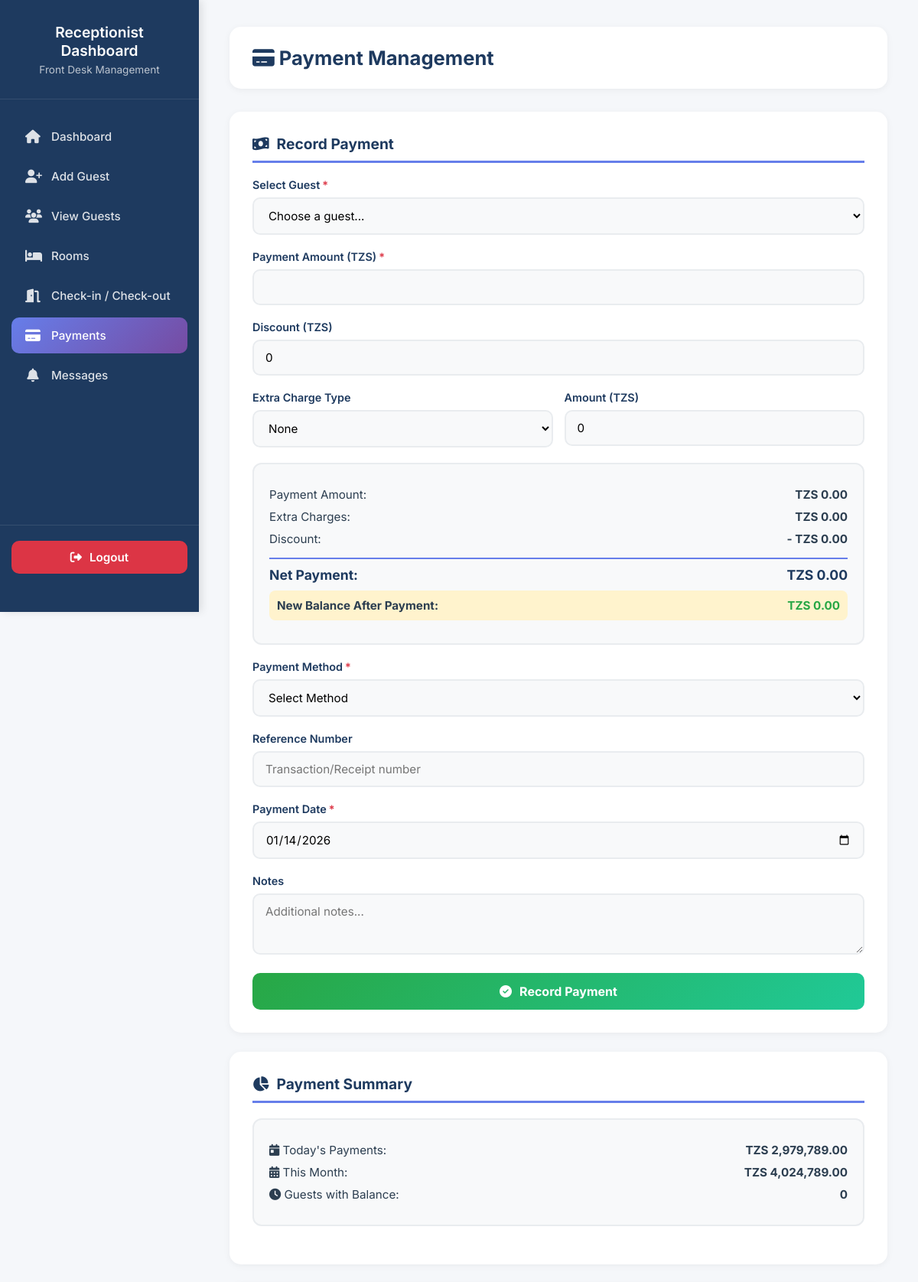
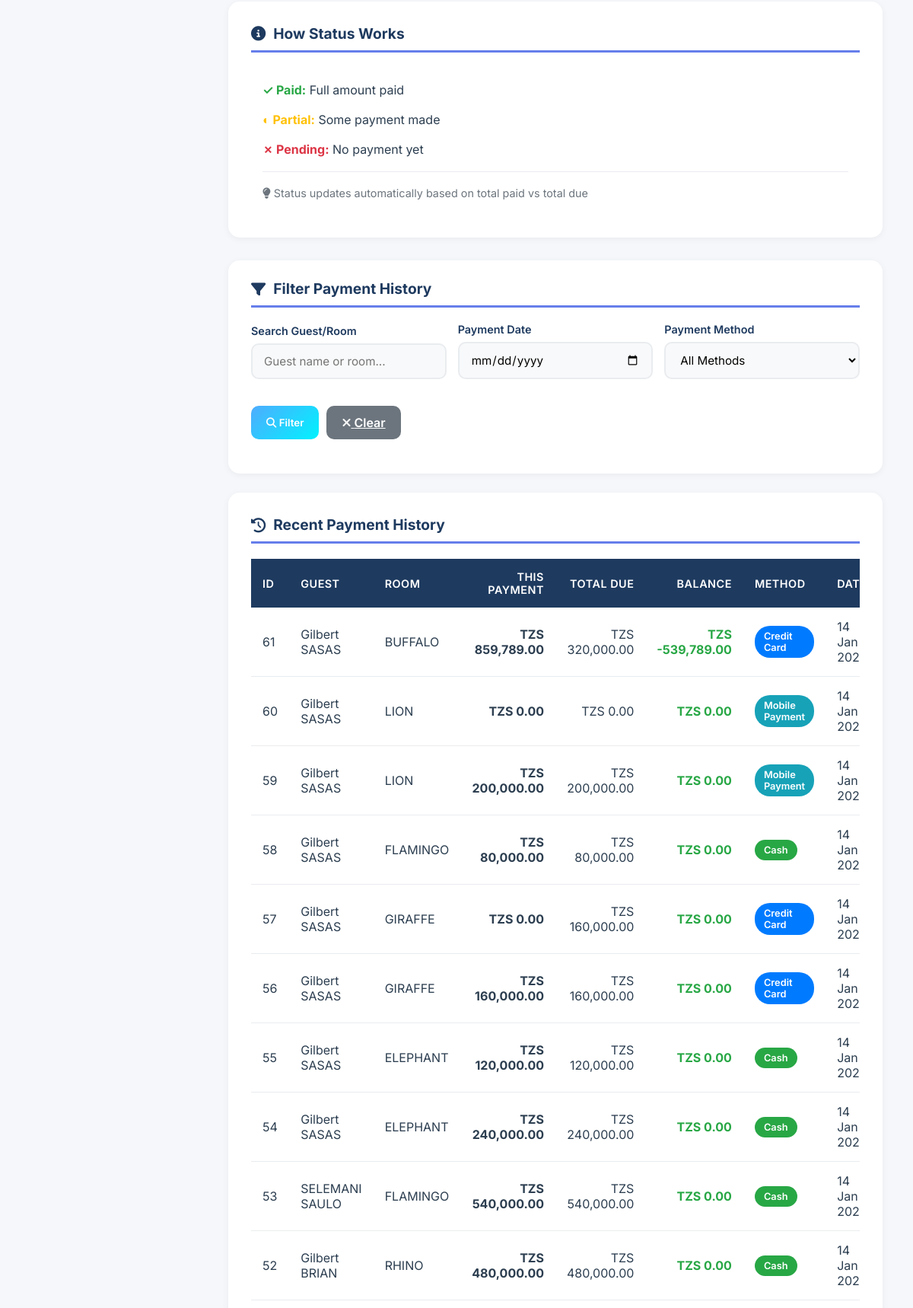
/payments.php (signed in, upper part), run on the app's committed database (2 pictures, top to bottom).
### tables this page shows
CREATE TABLE `payments` (
  `payment_id` int(11) NOT NULL,
  `guest_id` int(11) NOT NULL,
  `guest_name` varchar(255) DEFAULT NULL,
  `room_id` int(11) DEFAULT NULL,
  `room_name` varchar(100) DEFAULT NULL,
  `room_type` varchar(100) DEFAULT NULL,
  `amount` decimal(10,2) NOT NULL,
  `payment_method` varchar(50) NOT NULL COMMENT 'Cash, Credit Card, Mobile Payment',
  `payment_date` date NOT NULL,
  `checkin_date` datetime DEFAULT NULL,
  `checkout_date` datetime DEFAULT NULL,
  `reference_number` varchar(100) DEFAULT NULL COMMENT 'Transaction/Receipt number',
  `payment_status` text NOT NULL,
  `discount` decimal(10,2) DEFAULT 0.00,
  `extra_charges` decimal(10,2) DEFAULT 0.00,
  `notes` text DEFAULT NULL,
  `created_at` timestamp NOT NULL DEFAULT current_timestamp(),
  `updated_at` timestamp NOT NULL DEFAULT current_timestamp() ON UPDATE current_timestamp(),
  `status` varchar(20) NOT NULL DEFAULT 'Paid'
);

### payments.php (the view, shortened to what the rows shown need)
<?php
include 'db_connect.php';
        ?>
        <?php
$where_clauses = [];
$params = [];
$types = "";
$where_sql = count($where_clauses) > 0 ? "WHERE " . implode(" AND ", $where_clauses) : "";
$payment_history = [];
$history_query = "
    SELECT p.payment_id, p.guest_id,
           COALESCE(NULLIF(p.guest_name, ''), CONCAT(g.first_name, ' ', g.last_name)) as display_name,
           COALESCE(NULLIF(p.room_name, ''), g.room_name) as display_room,
           (p.amount + p.extra_charges - p.discount) AS net_amount,
           p.amount, p.payment_method, p.payment_date, p.status, p.reference_number, p.discount, p.extra_charges,
           g.room_rate, DATEDIFF(g.checkout_date, g.checkin_date) as nights
    FROM payments p
    LEFT JOIN guest g ON p.guest_id = g.guest_id
    $where_sql
    ORDER BY p.payment_date DESC, p.payment_id DESC LIMIT 50";
$result = false;
if ($types) {
    $stmt = $conn->prepare($history_query);
    if ($stmt) {
        $bind_params = array_merge([$types], $params);
        $ref_params = [];
        foreach ($bind_params as $key => $value) {
            $ref_params[$key] = &$bind_params[$key];
        }
        call_user_func_array([$stmt, 'bind_param'], $ref_params);
        $stmt->execute();
        $result = $stmt->get_result();
        $stmt->close();
    } else {
        $error = "Payment history query preparation failed: " . $conn->error;
    }
} else {
    $result = $conn->query($history_query);
}
if ($result) {
    while ($row = $result->fetch_assoc()) {
        if ($row['room_rate']) {
            $nights = max(1, $row['nights']);
            $row['total_due'] = $row['room_rate'] * $nights;
            $paid_query = $conn->prepare("SELECT SUM(amount + extra_charges - discount) as total_paid FROM payments WHERE guest_id = ?");
            $paid_query->bind_param("i", $row['guest_id']);
            $paid_query->execute();
            $paid_res = $paid_query->get_result()->fetch_assoc();
            $row['total_paid'] = $paid_res['total_paid'] ?? 0;
            $row['balance'] = $row['total_due'] - $row['total_paid'];
        } else {
            $row['total_due'] = $row['net_amount'];
            $row['total_paid'] = $row['net_amount'];
            $row['balance'] = 0;
        }
        $payment_history[] = $row;
    }
}
?>
<!DOCTYPE html>
<html lang="en">
<head>
<link href="https://cdnjs.cloudflare.com/ajax/libs/font-awesome/6.4.0/css/all.min.css" rel="stylesheet">
</head>
<body>
<div class="sidebar">
    <div class="sidebar-header">
        <h2>Receptionist Dashboard</h2>
    </div>
</div>
<div class="main-content">
    <div class="header">
        <h2><i class="fa-solid fa-credit-card"></i> Payment Management</h2>
    </div>
    <div class="table-card">
        <div class="table-responsive">
            <table>
                <thead>
                    <tr>
                        <th>ID</th>
                        <th>Guest</th>
                        <th>Room</th>
                        <th class="text-right">This Payment</th>
                        <th class="text-right">Total Due</th>
                        <th class="text-right">Balance</th>
                        <th>Method</th>
                        <th>Date</th>
                    </tr>
                </thead>
                <tbody>
                    <?php if (count($payment_history) > 0): ?>
                        <?php foreach ($payment_history as $payment):
                            $badge_method_class = strtolower(str_replace(' ', '-', $payment['payment_method']));
                        ?>
                            <tr>
                                <td><?= $payment['payment_id'] ?></td>
                                <td><?= htmlspecialchars($payment['display_name']) ?></td>
                                <td><?= htmlspecialchars($payment['display_room']) ?></td>
                                <td class="text-right">
                                    <strong>TZS <?= number_format($payment['net_amount'], 2) ?></strong>
                                </td>
                                <td class="text-right">
                                    TZS <?= number_format($payment['total_due'], 2) ?>
                                </td>
                                <td class="text-right">
                                    <strong style="color: <?= $payment['balance'] > 0 ? '#dc3545' : '#28a745' ?>">
                                        TZS <?= number_format($payment['balance'], 2) ?>
                                    </strong>
                                </td>
                                <td><span class="badge badge-<?= $badge_method_class ?>"><?= htmlspecialchars($payment['payment_method']) ?></span></td>
                                <td><?= date('d M Y', strtotime($payment['payment_date'])) ?></td>
                            </tr>
                        <?php endforeach; ?>
                    <?php else: ?>
                        <tr>
                            <td colspan="10" class="no-data">No payment history found based on the current filters.</td>
                        </tr>
                    <?php endif; ?>
                </tbody>
            </table>
        </div>
    </div>
</div>
</body>
</html>

### data on the page
payments: payment_id "61", display_name "Gilbert SASAS", display_room "BUFFALO", net_amount "859,789.00", total_due "320,000.00", balance "-539,789.00", payment_method "Credit Card", payment_date "14 Jan…"
payments: payment_id "60", display_name "Gilbert SASAS", display_room "LION", net_amount "0.00", total_due "0.00", balance "0.00", payment_method "Mobile Payment", payment_date "14 Jan…"
payments: payment_id "59", display_name "Gilbert SASAS", display_room "LION", net_amount "200,000.00", total_due "200,000.00", balance "0.00", payment_method "Mobile Payment", payment_date "14 Jan…"
payments: payment_id "58", display_name "Gilbert SASAS", display_room "FLAMINGO", net_amount "80,000.00", total_due "80,000.00", balance "0.00", payment_method "Cash", payment_date "14 Jan…"
payments: payment_id "56", display_name "Gilbert SASAS", display_room "GIRAFFE", net_amount "160,000.00", total_due "160,000.00", balance "0.00", payment_method "Credit Card", payment_date "14 Jan…"
payments: payment_id "55", display_name "Gilbert SASAS", display_room "ELEPHANT", net_amount "120,000.00", total_due "120,000.00", balance "0.00", payment_method "Cash", payment_date "14 Jan…"
payments: payment_id "54", display_name "Gilbert SASAS", display_room "ELEPHANT", net_amount "240,000.00", total_due "240,000.00", balance "0.00", payment_method "Cash", payment_date "14 Jan…"
payments: payment_id "53", display_name "SELEMANI SAULO", display_room "FLAMINGO", net_amount "540,000.00", total_due "540,000.00", balance "0.00", payment_method "Cash", payment_date "14 Jan…"
payments: payment_id "52", display_name "Gilbert BRIAN", display_room "RHINO", net_amount "480,000.00", total_due "480,000.00", balance "0.00", payment_method "Cash", payment_date "14 Jan…"

### other printed values
$today_total "2,979,789.00"
$month_total "4,024,789.00"
$pending_count "0"
$payment['payment_id'] "57"
$payment['display_name'] "Gilbert SASAS"
$payment['display_room'] "GIRAFFE"
$payment['net_amount'] "0.00"
$payment['total_due'] "160,000.00"
$payment['balance'] "0.00"
$payment['payment_method'] "Credit Card"
date('d M Y', strtotime($payment['payment_date'])) "14 Jan…"
